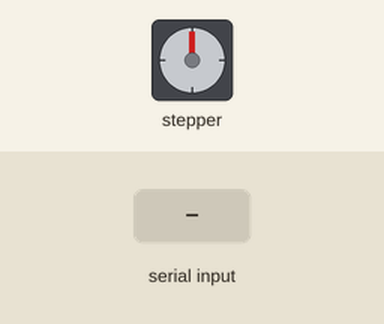
Recording of a sketch running on a simulated Arduino Uno, built with avr-gcc and run on an emulated ATmega328P. Parts: stepper motor. The inputs (shaded band) are chosen by the test bench. Stepper angles assume 2048 steps per turn; what the sketch prints to the serial monitor is not drawn.

Above: at 1.2 s.
1.3 s: "90,45\n" received over Serial
At 1.75 s:
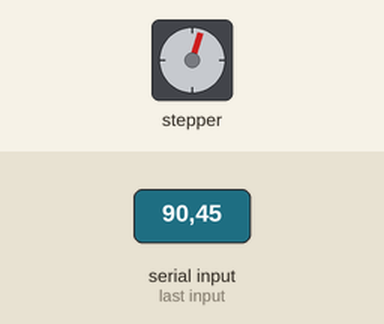
At 4.1 s:
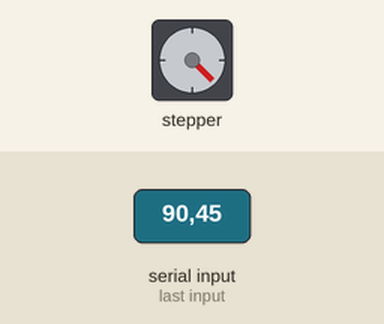
4.3 s: "30,150\n" received over Serial
At 4.75 s:
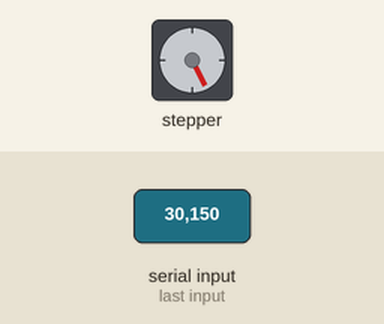
7.3 s: "90\n" received over Serial
Timing chart, 0 to 10.3 s (numbered marks = the images above; inputs shaded):
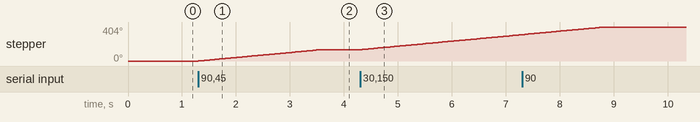

The sketch:

260610.ino
```cpp
#include <Stepper.h>

Stepper Stepper(2048, 11, 9, 10, 8);

void setup() {
  Serial.begin(9600);
  Stepper.setSpeed(10);
  Serial.println("각도를 입력하시오.");
}

void loop() {
  if(Serial.available()) {
    int degree = Serial.parseInt() * 2048 / 360;
    Stepper.step(degree);
  }
}
```

Measured:
- after the input at 1.3 s, stepper: turns 135° clockwise in 2.3 s, starting at once
- after the input at 4.3 s, stepper: keeps turning clockwise at about 60°/s, starting at once
